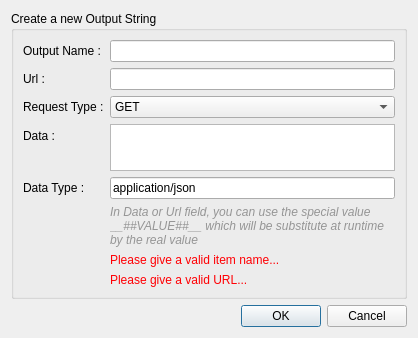
<?xml version="1.0" encoding="UTF-8"?>
<ui version="4.0">
 <class>DialogNewWebOutputString</class>
 <widget class="QDialog" name="DialogNewWebOutputString">
  <property name="geometry">
   <rect>
    <x>0</x>
    <y>0</y>
    <width>418</width>
    <height>338</height>
   </rect>
  </property>
  <property name="windowTitle">
   <string>Create new String output</string>
  </property>
  <property name="windowIcon">
   <iconset resource="resources.qrc">
    <normaloff>:/img/text.png</normaloff>:/img/text.png</iconset>
  </property>
  <property name="modal">
   <bool>true</bool>
  </property>
  <layout class="QVBoxLayout" name="verticalLayout">
   <item>
    <widget class="QGroupBox" name="groupBox">
     <property name="title">
      <string>Create a new Output String</string>
     </property>
     <layout class="QFormLayout" name="formLayout">
      <property name="fieldGrowthPolicy">
       <enum>QFormLayout::AllNonFixedFieldsGrow</enum>
      </property>
      <item row="0" column="0">
       <widget class="QLabel" name="label_6">
        <property name="text">
         <string>Output Name :</string>
        </property>
       </widget>
      </item>
      <item row="0" column="1">
       <widget class="QLineEdit" name="edit_name"/>
      </item>
      <item row="1" column="0">
       <widget class="QLabel" name="label">
        <property name="text">
         <string>Url :</string>
        </property>
       </widget>
      </item>
      <item row="1" column="1">
       <widget class="QLineEdit" name="edit_url"/>
      </item>
      <item row="2" column="0">
       <widget class="QLabel" name="label_2">
        <property name="text">
         <string>Request Type :</string>
        </property>
       </widget>
      </item>
      <item row="2" column="1">
       <widget class="QComboBox" name="request_type">
        <item>
         <property name="text">
          <string>GET</string>
         </property>
        </item>
        <item>
         <property name="text">
          <string>POST</string>
         </property>
        </item>
        <item>
         <property name="text">
          <string>PUT</string>
         </property>
        </item>
       </widget>
      </item>
      <item row="3" column="0">
       <widget class="QLabel" name="label_3">
        <property name="text">
         <string>Data :</string>
        </property>
       </widget>
      </item>
      <item row="3" column="1">
       <widget class="QTextEdit" name="data_text"/>
      </item>
      <item row="4" column="0">
       <widget class="QLabel" name="label_4">
        <property name="text">
         <string>Data Type :</string>
        </property>
       </widget>
      </item>
      <item row="4" column="1">
       <widget class="QLineEdit" name="data_type">
        <property name="text">
         <string>application/json</string>
        </property>
       </widget>
      </item>
      <item row="5" column="1">
       <widget class="QLabel" name="label_5">
        <property name="text">
         <string>&lt;html&gt;&lt;head/&gt;&lt;body&gt;&lt;p&gt;&lt;span style=&quot; font-style:italic; color:#959595;&quot;&gt;In Data or Url field, you can use the special value __##VALUE##__ which will be substitute at runtime by the real value&lt;/span&gt;&lt;/p&gt;&lt;/body&gt;&lt;/html&gt;</string>
        </property>
        <property name="wordWrap">
         <bool>true</bool>
        </property>
       </widget>
      </item>
      <item row="6" column="1">
       <widget class="QLabel" name="label_error_name_empty">
        <property name="text">
         <string>&lt;html&gt;&lt;head/&gt;&lt;body&gt;&lt;p&gt;&lt;span style=&quot; color:#ff0004;&quot;&gt;Please give a valid item name...&lt;/span&gt;&lt;/p&gt;&lt;/body&gt;&lt;/html&gt;</string>
        </property>
       </widget>
      </item>
      <item row="7" column="1">
       <widget class="QLabel" name="label_error_url_empty">
        <property name="text">
         <string>&lt;html&gt;&lt;head/&gt;&lt;body&gt;&lt;p&gt;&lt;span style=&quot; color:#ff0004;&quot;&gt;Please give a valid URL...&lt;/span&gt;&lt;/p&gt;&lt;/body&gt;&lt;/html&gt;</string>
        </property>
       </widget>
      </item>
     </layout>
    </widget>
   </item>
   <item>
    <widget class="QDialogButtonBox" name="buttonBox">
     <property name="orientation">
      <enum>Qt::Horizontal</enum>
     </property>
     <property name="standardButtons">
      <set>QDialogButtonBox::Cancel|QDialogButtonBox::Ok</set>
     </property>
    </widget>
   </item>
  </layout>
 </widget>
 <resources>
  <include location="resources.qrc"/>
 </resources>
 <connections>
  <connection>
   <sender>buttonBox</sender>
   <signal>accepted()</signal>
   <receiver>DialogNewWebOutputString</receiver>
   <slot>accept()</slot>
   <hints>
    <hint type="sourcelabel">
     <x>248</x>
     <y>254</y>
    </hint>
    <hint type="destinationlabel">
     <x>157</x>
     <y>274</y>
    </hint>
   </hints>
  </connection>
  <connection>
   <sender>buttonBox</sender>
   <signal>rejected()</signal>
   <receiver>DialogNewWebOutputString</receiver>
   <slot>reject()</slot>
   <hints>
    <hint type="sourcelabel">
     <x>316</x>
     <y>260</y>
    </hint>
    <hint type="destinationlabel">
     <x>286</x>
     <y>274</y>
    </hint>
   </hints>
  </connection>
 </connections>
</ui>
